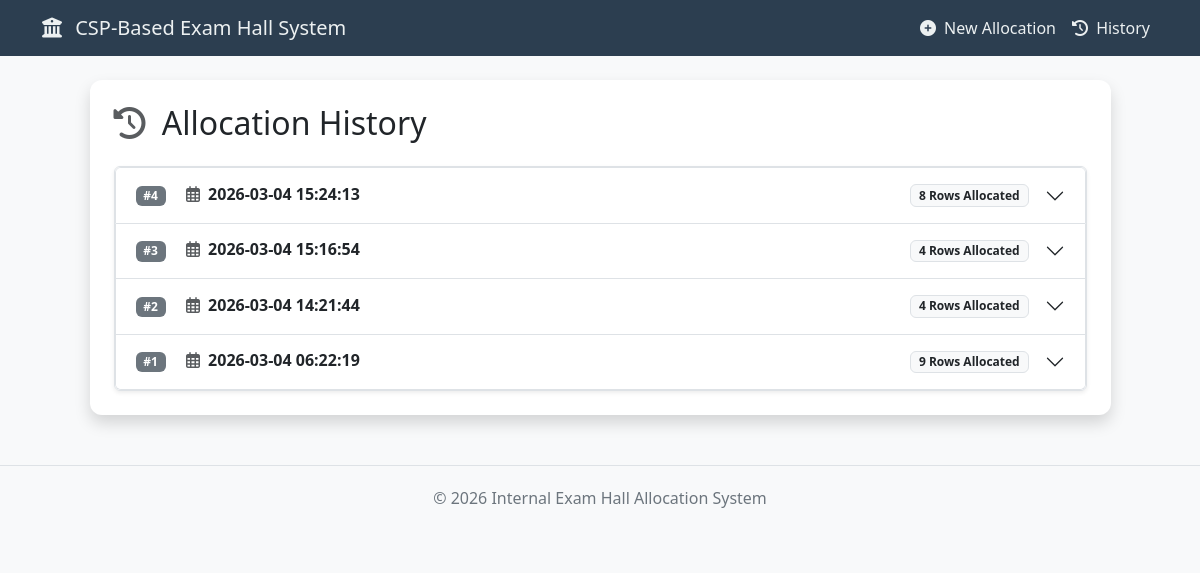
The app's page /history with its own data.
### app.py (models this page shows)
class AllocationHistory(db.Model):
    id = db.Column(db.Integer, primary_key=True)
    timestamp = db.Column(db.DateTime, default=datetime.utcnow)
    data = db.Column(db.Text, nullable=False)  # Store allocation as JSON string
    room_input = db.Column(db.Text, nullable=False) # Store original room input
    dept_input = db.Column(db.Text, nullable=False) # Store original dept input

### app.py (the view)
@app.route('/history')
def history():
    allocations = AllocationHistory.query.order_by(AllocationHistory.timestamp.desc()).all()
    for alloc in allocations:
        alloc.parsed_data = json.loads(alloc.data)
    return render_template('history.html', history=allocations)

### templates/history.html (shortened to what this page needs)
{% extends "base.html" %}
{% block content %}
<div class="row justify-content-center">
    <div class="col-md-11">
        <div class="card p-4">
            <h2 class="mb-4"><i class="fas fa-history text-muted me-2"></i> Allocation History</h2>
            {% if history %}
            <div class="accordion shadow-sm border rounded" id="historyAccordion">
                {% for record in history %}
                <div class="accordion-item">
                    <h2 class="accordion-header" id="heading{{ record.id }}">
                        <button class="accordion-button collapsed" type="button" data-bs-toggle="collapse" data-bs-target="#collapse{{ record.id }}" aria-expanded="false" aria-controls="collapse{{ record.id }}">
                            <div class="d-flex w-100 justify-content-between align-items-center">
                                <div>
                                    <span class="badge bg-secondary me-3">#{{ record.id }}</span>
                                    <span class="text-dark fw-bold"><i class="far fa-calendar-alt me-1 text-muted"></i> {{ record.timestamp.strftime('%Y-%m-%d %H:%M:%S') }}</span>
                                </div>
                                <div class="me-3">
                                    <span class="badge bg-light text-dark border">{{ record.parsed_data | length }} Rows Allocated</span>
                                </div>
                            </div>
                        </button>
                    </h2>
                </div>
                {% endfor %}
            </div>
            {% else %}
            <div class="text-center p-5 bg-light rounded border">
                <i class="fas fa-folder-open fa-3x text-muted mb-3"></i>
                <p class="lead mb-0">No history found. Go ahead and create your first allocation!</p>
                <a href="{{ url_for('index') }}" class="btn btn-primary mt-3 px-4">Get Started</a>
            </div>
            {% endif %}
        </div>
    </div>
</div>
{% endblock %}

### templates/base.html (shortened to what this page needs)
<!DOCTYPE html>
<html lang="en">
<head>
    <link href="https://cdn.jsdelivr.net/npm/bootstrap@5.3.0/dist/css/bootstrap.min.css" rel="stylesheet">
    <link rel="stylesheet" href="https://cdnjs.cloudflare.com/ajax/libs/font-awesome/6.0.0/css/all.min.css">
</head>
<body>
<nav class="navbar navbar-expand-lg">
    <div class="container">
        <a class="navbar-brand" href="{{ url_for('index') }}">
            <i class="fas fa-university me-2"></i> CSP-Based Exam Hall System
        </a>
        <div class="collapse navbar-collapse" id="navbarNav">
            <ul class="navbar-nav ms-auto">
                <li class="nav-item">
                    <a class="nav-link" href="{{ url_for('index') }}"><i class="fas fa-plus-circle me-1"></i> New Allocation</a>
                </li>
                <li class="nav-item">
                    <a class="nav-link" href="{{ url_for('history') }}"><i class="fas fa-history me-1"></i> History</a>
                </li>
            </ul>
        </div>
    </div>
</nav>
<div class="container mt-4">
    {% block content %}{% endblock %}
</div>
<footer class="footer">
    <div class="container">
        <p>&copy; 2026 Internal Exam Hall Allocation System</p>
    </div>
</footer>
</body>
</html>

### templates/base.html (style rules this page uses)
body { background-color: #f8f9fa; font-family: 'Segoe UI', Tahoma, Geneva, Verdana, sans-serif; }
.navbar { background-color: #2c3e50; }
.navbar-brand, .nav-link { color: #ecf0f1 !important; }
.card { border: none; box-shadow: 0 0.5rem 1rem rgba(0,0,0,0.15); border-radius: 12px; }
.footer { margin-top: 50px; padding: 20px 0; border-top: 1px solid #dee2e6; color: #6c757d; text-align: center; }

### records on screen
AllocationHistory: id "4", timestamp "2026-03-04 15:24:13", parsed_data|length "8"
AllocationHistory: id "3", timestamp "2026-03-04 15:16:54", parsed_data|length "4"
AllocationHistory: id "2", timestamp "2026-03-04 14:21:44", parsed_data|length "4"
AllocationHistory: id "1", timestamp "2026-03-04 06:22:19", parsed_data|length "9"
